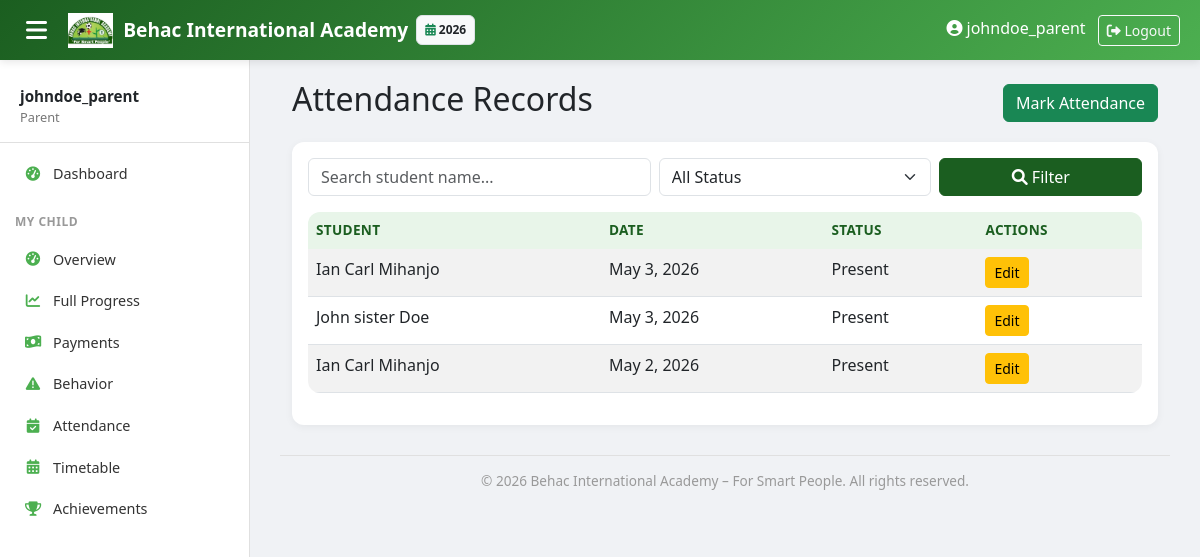
The page /academics/attendance/ (signed in) on the database its author committed.
### core/models.py (models this page shows, shortened)
class AcademicYear(models.Model):
    name = models.CharField(max_length=20)  # "2025-2026"
    start_date = models.DateField()
    end_date = models.DateField()
    is_current = models.BooleanField(default=False)

### academics/models.py (models this page shows, shortened)
class Attendance(models.Model):
    student = models.ForeignKey('students.Student', on_delete=models.CASCADE, related_name='attendance_records')
    date = models.DateField()
    status = models.CharField(max_length=1, choices=[('P','Present'),('A','Absent'),('L','Late')])
    class Meta:
        unique_together = ('student','date')
        ordering = ['-date']

### students/models.py (models this page shows, shortened)
class Student(models.Model):
    registration_number = models.CharField(max_length=20, unique=True, blank=True, editable=False)
    first_name = models.CharField(max_length=50)
    middle_name = models.CharField(max_length=50, blank=True, null=True)
    last_name = models.CharField(max_length=50)
    nida = models.CharField(max_length=20, blank=True, null=True)
    date_of_birth = models.DateField()
    birth_cert_number = models.CharField(max_length=50, unique=True)
    religion = models.CharField(max_length=50, blank=True)
    region = models.ForeignKey('locations.Region', on_delete=models.SET_NULL, null=True, blank=True)
    district = models.ForeignKey('locations.District', on_delete=models.SET_NULL, null=True, blank=True)
    gender = models.CharField(max_length=1, choices=[('M','Male'),('F','Female')])
    current_class = models.ForeignKey(ClassLevel, on_delete=models.SET_NULL, null=True)
    registration_date = models.DateField(auto_now_add=True)
    street = models.CharField(max_length=200, blank=True)
    mobile = models.CharField(max_length=15, blank=True)
    parent_name = models.CharField(max_length=100)
    parent_mobile = models.CharField(max_length=15)
    parent_occupation = models.CharField(max_length=100)
    parent_nida = models.CharField(max_length=20, blank=True)
    parent_user = models.ForeignKey(User, on_delete=models.SET_NULL, null=True, blank=True, related_name='children')
    is_active = models.BooleanField(default=True)
    class Meta:
        ordering = ['-registration_date']
    @property
    def full_name(self):
        return f"{self.first_name} {self.middle_name or ''} {self.last_name}".strip()

### academics/views.py (the view)
# urls.py: path('attendance/', views.AttendanceListView.as_view(), name='attendance_list'),
class AttendanceListView(LoginRequiredMixin, ListView):
    model = Attendance
    template_name = 'academics/attendance_list.html'
    context_object_name = 'attendances'
    paginate_by = 50
    def get_queryset(self):
        qs = super().get_queryset().select_related('student')
        year_filter = get_academic_year_filter(self.request)
        if year_filter:
            qs = qs.filter(**year_filter)
        if hasattr(self.request.user, 'teacher_profile'):
            teacher = self.request.user.teacher_profile
            assigned_classes = teacher.classes.all()
            if assigned_classes.exists():
                qs = qs.filter(student__current_class__in=assigned_classes)
        q = self.request.GET.get('q', '')
        status = self.request.GET.get('status', '')
        if q:
            qs = qs.filter(student__first_name__icontains=q) | qs.filter(student__last_name__icontains=q)
        if status:
            qs = qs.filter(status=status)
        return qs
    def get_context_data(self, **kwargs):
        ctx = super().get_context_data(**kwargs)
        ctx['q'] = self.request.GET.get('q', '')
        ctx['selected_status'] = self.request.GET.get('status', '')
        from core.models import AcademicYear
        ctx['current_year'] = AcademicYear.objects.filter(is_current=True).first()
        return ctx

### academics/context_processors.py (called while the page is built)
def academic_year_processor(request):
    current_year = AcademicYear.objects.filter(is_current=True).first()
    all_years = AcademicYear.objects.all().order_by('-start_date')
    return {
        'current_year': current_year,
        'all_years': all_years,
    }

### academics/views.py (called while the page is built)
def get_academic_year_filter(request):
    show_all = request.GET.get('all', '')
    if show_all == '1' and (request.user.is_superuser or 'Admin' in request.user.groups.all().values_list('name', flat=True)):
        return {}
    current_year = AcademicYear.objects.filter(is_current=True).first()
    if current_year:
        return {'date__gte': current_year.start_date, 'date__lte': current_year.end_date}
    return {}

### templates/academics/attendance_list.html (shortened to what this page needs)
{% extends 'base.html' %}
{% block content %}
<div class="container">
    <div class="d-flex justify-content-between align-items-center mb-3">
        <h2>Attendance Records</h2>
        <a href="{% url 'academics:attendance_create' %}" class="btn btn-success">Mark Attendance</a>
    </div>
    <div class="card">
        <div class="card-body">
    <form method="get" class="row g-2 mb-3">
        <div class="col-md-5">
            <input type="text" name="q" class="form-control" placeholder="Search student name..." value="{{ q }}">
        </div>
        <div class="col-md-4">
            <select name="status" class="form-select">
                <option value="">All Status</option>
            </select>
        </div>
        <div class="col-md-3">
            <button type="submit" class="btn btn-behac w-100"><i class="fas fa-search"></i> Filter</button>
        </div>
    </form>
            <table class="table table-striped">
                <thead class="table-success">
                    <tr><th>Student</th><th>Date</th><th>Status</th><th>Actions</th></tr>
                </thead>
                <tbody>
                    {% for a in attendances %}
                    <tr>
                        <td>{{ a.student.full_name }}</td>
                        <td>{{ a.date }}</td>
                        <td>{{ a.get_status_display }}</td>
                        <td><a href="{% url 'academics:attendance_update' a.pk %}" class="btn btn-sm btn-warning">Edit</a></td>
                    </tr>
                    {% empty %}
                    <tr><td colspan="4">No attendance records found.</td></tr>
                    {% endfor %}
                </tbody>
            </table>
        </div>
    </div>
</div>
{% endblock %}

### templates/base.html (shortened to what this page needs)
<!DOCTYPE html>
<html lang="en">
<head>
    <link href="https://cdn.jsdelivr.net/npm/bootstrap@5.3.0/dist/css/bootstrap.min.css" rel="stylesheet">
    <link rel="stylesheet" href="https://cdnjs.cloudflare.com/ajax/libs/font-awesome/6.0.0/css/all.min.css">
</head>
<body>
    {% if user.is_authenticated %}
    <nav class="topbar">
        <button class="sidebar-toggle" onclick="document.querySelector('.sidebar').classList.toggle('show')">
            <i class="fas fa-bars"></i>
        </button>
        <a class="topbar-brand" href="{% url 'dashboard:home' %}">
            <img src="/static/images/behac_logo.png" alt="Logo"> Behac International Academy
        </a>
        {% if current_year %}
        <span class="badge bg-light text-dark ms-2 p-2 border" style="font-size: 0.75rem;">
            <i class="fas fa-calendar-alt text-success"></i> {{ current_year.name }}
        </span>
        {% endif %}
        <div class="ms-auto">
            {% if user.is_authenticated %}
                <span class="me-2 d-none d-sm-inline"><i class="fas fa-user-circle"></i> {{ user.get_full_name|default:user.username }}</span>
                <form method="post" action="{% url 'logout' %}" style="display:inline;">
                    <button type="submit" class="btn btn-sm btn-outline-light">
                        <i class="fas fa-sign-out-alt"></i> Logout
                    </button>
                </form>
            {% endif %}
        </div>
    </nav>
    <div class="sidebar" id="sidebar">
        <div class="user-info">
            <div class="name">{{ user.get_full_name|default:user.username }}</div>
            <div class="role">
                {% if user.is_superuser %}Owner
                {% elif user.groups.all %}{{ user.groups.first.name }}
                {% else %}Staff{% endif %}
            </div>
        </div>
        {% if user.is_authenticated %}
        <ul class="nav flex-column">
            <li class="nav-item">
                <a class="nav-link {% if request.path == '/' %}active{% endif %}" href="{% url 'dashboard:home' %}">
                    <i class="fas fa-tachometer-alt"></i> Dashboard
                </a>
            </li>
            {% with user_groups=user.groups.all %}
            {% if 'Parent' in user_groups|join:', ' %}
            <li class="nav-section">My Child</li>
            <li class="nav-item">
                <a class="nav-link {% if '/dashboard/parent/' == request.path %}active{% endif %}" href="{% url 'dashboard:parent' %}"><i class="fas fa-tachometer-alt"></i> Overview</a>
            </li>
            <li class="nav-item">
                <a class="nav-link {% if '/dashboard/parent/progress/' in request.path %}active{% endif %}" href="{% url 'dashboard:parent_progress' %}"><i class="fas fa-chart-line"></i> Full Progress</a>
            </li>
            <li class="nav-item">
                <a class="nav-link {% if '/dashboard/parent/payments/' in request.path %}active{% endif %}" href="{% url 'dashboard:parent_payments' %}"><i class="fas fa-money-bill-wave"></i> Payments</a>
            </li>
            <li class="nav-item">
                <a class="nav-link {% if '/dashboard/parent/behavior/' in request.path %}active{% endif %}" href="{% url 'dashboard:parent_behavior' %}"><i class="fas fa-exclamation-triangle"></i> Behavior</a>
            </li>
            <li class="nav-item">
                <a class="nav-link {% if '/dashboard/parent/attendance/' in request.path %}active{% endif %}" href="{% url 'dashboard:parent_attendance' %}"><i class="fas fa-calendar-check"></i> Attendance</a>
            </li>
            <li class="nav-item">
                <a class="nav-link {% if '/dashboard/parent/timetable/' in request.path %}active{% endif %}" href="{% url 'dashboard:parent_timetable' %}"><i class="fas fa-calendar-alt"></i> Timetable</a>
            </li>
            <li class="nav-item">
                <a class="nav-link {% if '/dashboard/parent/achievements/' in request.path %}active{% endif %}" href="{% url 'dashboard:parent_achievements' %}"><i class="fas fa-trophy"></i> Achievements</a>
            </li>
            {% endif %}
            {% endwith %}
        </ul>
        {% endif %}
    </div>
    {% endif %}
    <div class="main-content"{% if not user.is_authenticated %} style="margin-left: 0 !important;"{% endif %}>
        {% block content %}{% endblock %}
        <div class="main-footer">
            &copy; {% now "Y" %} Behac International Academy – For Smart People. All rights reserved.
        </div>
    </div>
</body>
</html>

### templates/base.html (style rules this page uses)
:root { --behac-dark: #1B5E20; --behac-light: #4CAF50; --behac-bg: #E8F5E9; --sidebar-width: 250px; }
body { background-color: #f0f2f5; font-family: 'Segoe UI', Tahoma, Geneva, Verdana, sans-serif; overflow-x: hidden; }
.topbar { background: linear-gradient(135deg, var(--behac-dark), var(--behac-light)); box-shadow: 0 2px 8px rgba(0,0,0,0.1); position: fixed; top: 0; left: 0; right: 0; z-index: 1030; height: 60px; display: flex; align-items: center; padding: 0 20px; color: white; }
.topbar-brand { font-weight: bold; font-size: 1.2rem; color: white; text-decoration: none; display: flex; align-items: center; gap: 10px; }
.topbar-brand img { height: 35px; }
.sidebar-toggle { background: none; border: none; color: white; font-size: 1.5rem; cursor: pointer; margin-right: 15px; }
.sidebar { position: fixed; top: 60px; left: 0; bottom: 0; width: var(--sidebar-width); background: white; border-right: 1px solid #e0e0e0; padding-top: 10px; overflow-y: auto; z-index: 1020; transition: transform 0.3s ease; }
.sidebar .nav-section { padding: 8px 15px; font-size: 0.75rem; text-transform: uppercase; font-weight: 700; color: #999; letter-spacing: 0.5px; margin-top: 10px; }
.sidebar .nav-item { padding: 0; }
.sidebar .nav-link { padding: 10px 20px; color: #333; display: flex; align-items: center; gap: 10px; border-left: 3px solid transparent; transition: all 0.2s; font-size: 0.9rem; }
.sidebar .nav-link i { width: 20px; text-align: center; color: var(--behac-light); }
.sidebar .user-info { padding: 15px 20px; border-bottom: 1px solid #e0e0e0; margin-bottom: 10px; }
.sidebar .user-info .name { font-weight: 600; font-size: 0.95rem; }
.sidebar .user-info .role { font-size: 0.8rem; color: #777; }
.main-content { margin-top: 60px; margin-left: var(--sidebar-width); padding: 20px 30px; min-height: calc(100vh - 60px); }
.main-footer { margin-top: 30px; padding-top: 15px; border-top: 1px solid #e0e0e0; text-align: center; color: #999; font-size: 0.85rem; }
.card { border-radius: 12px; box-shadow: 0 2px 8px rgba(0,0,0,0.05); border: none; transition: box-shadow 0.2s; }
.btn-behac { background-color: var(--behac-dark); border-color: var(--behac-dark); color: white; }
table.table { background: white; border-radius: 12px; overflow: hidden; }
table.table thead th { background-color: var(--behac-bg); color: var(--behac-dark); border-bottom: none; font-weight: 600; font-size: 0.85rem; text-transform: uppercase; letter-spacing: 0.3px; }

### rows shown on the page
AcademicYear: name "2026"
Attendance: student.full_name "Ian Carl Mihanjo", date "May 3, 2026", status "Present"
Attendance: student.full_name "John sister Doe", date "May 3, 2026", status "Present"
Attendance: student.full_name "Ian Carl Mihanjo", date "May 2, 2026", status "Present"

### other values the page prints
{{ user.get_full_name|default:user.username }} "johndoe_parent"
{{ user.groups.first.name }} "Parent"
